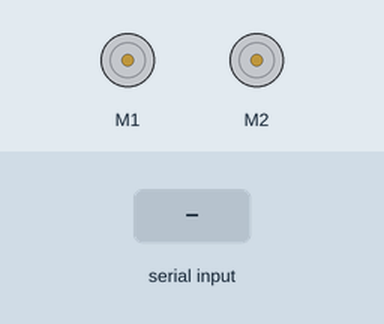
Simulated run of this sketch. Board: Arduino Uno, built with avr-gcc and run on an emulated ATmega328P. Parts: 2 × DC motor (green arrow = forward, orange = backward, longer = faster). The test bench sets the inputs (shaded band). What the sketch prints to the serial monitor is not drawn.

Above: at 5.2 s.
5.3 s: "P90\n" received over the second serial link
At 6.5 s:
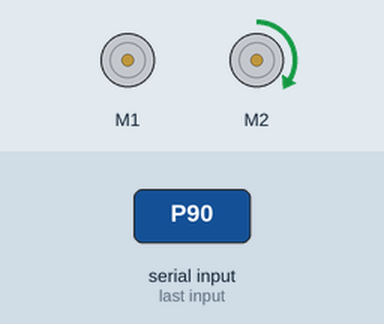
6.8 s: "P,45\n" received over the second serial link
At 7.7 s:
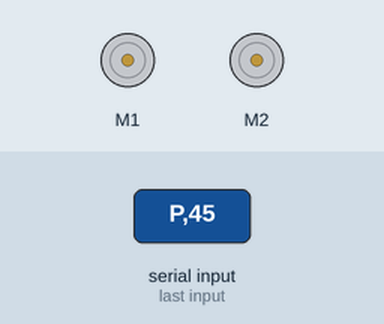
Timing chart, 0 to 9.8 s (numbered marks = the images above; inputs shaded):
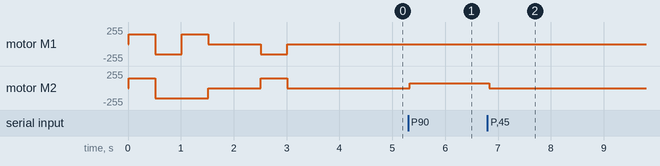

The sketch:

BT_TILT5_movil_apaisado.ino
```cpp
//Movil en apaisado... ROLL y PICTH se intercambian así...
//Adelante-> ROLL > 10º
//Atrás  --> ROLL <-10º

//Giro Derecha Adelante --> Pitch <-20º
//Giro Izquierda Adelante --> Pitch >20º


//PROYECTO ESCOLAR
//Título: Coche_Robot_controlado_por_sensor_orientacion_del_movil
//Versión 3.0
//Fecha 03/nov/2019
//Autor: Javier S. Leyva https://www.educa2.madrid.org/web/jsanzleyva/2


//----------------------- A G R A D E C I M I E N T O S ---------------------------------------------------------------

//Gracias a Eduard M. por su tutorial de cómo usar el sensor de orientación de un móvil android
//con App inventor
//https://appinventor.pevest.com/2014/10/29/sensors-using-the-orientation-sensor/

//Gracias a Eduardo Vega por su vídeo tutorial y su web sobre cómo enviar datos desde el móvil android
//a una placa arduino vía BlueTooth
//https://www.youtube.com/watch?v=OO7vKKuJ9a0
//http://arduparatodos.blogspot.com/2017/06/modulo-bluetooth-hc-06-con-arduino-y.html
//-----------------------------------------------------------------------------------------------------


//-------------L I B R E R I A S ----------------------------------------------------------------------
#include <AFMotor.h> //incliumos la librería para manejar los motores

    AF_DCMotor motorIz(1); // crea motorIz para controlar el motor conectado a #1
    AF_DCMotor motorDer(2); // crea motorDer para controlar el motor conectado a #2

#include <SoftwareSerial.h> //inlcuimos la librería para usar otros pines como
//puertos serie diferentes de D0 y D1
//definimos los puertos serie para conexión BT entre arduino y el móvil, A0->RX(arduino) y A1->TX(arduino)
SoftwareSerial BT1(A0,A1);
// RX, TX recordar que se conectan cruzados: HC-06_RX->A1 y HC-06_Tx->A0


//------------------------------- V A R I A B L E S -------------------------------------------------------------
//El movil envía a arduino una cadena de texto con los datos de su orientación en este formato: PXXRYY
//P y R son letras que se usan para indicar valor de Pitch y de Roll
//XX es el valor de orientación delante-atrás del móvil (PITCH),
//e YY es su orientación lateral (ROLL), ambos varían en el rango [-90, +90]

//Variables Globales (definidas fuera de las funciones)
char dato_p; //un solo byte (un caracter ASCII) almacena el primer carácter ("P") proveniente del móvil via BT,
String datos; //variable que almacena cada valor posterior a la "P" que llega del móvil en una cadena de texto tipo XXRYY
int pitch;// variable que almacena la inclinacion del morro
int roll;// variable que almacena la inclinacion lateral
int MAX = 75 ; //máxima veloc de una rueda, nunca superior a 255
int offset = MAX*0.2; //corrección veloc que se resta a la rueda derecha ya que el motor izqu es más lento

void setup() {

  Serial.begin(9600); //iniciamos el monitor serie de arduino
  BT1.begin(9600); //iniciamos el puerto serie para el Blue Tooth
  test_cocherobot(); //probamos los dos motores del coche
} // fin del setup()
void loop(){

  if (BT1.available())  //Si el puerto serie (Bluetooth) está disponible
  {
    dato_p = BT1.read();  //Lee el primer caracter (un byte) entrante via Bluetooth y lo asigna a la variable "dato_p"
    if (dato_p == 'P')   //si ha llegado a arduino desde el movil el primer caracter ("P") de la cadena tipo: PXXRYY
       {
       BT_recibir_datos();//funcion que toma el resto de la cadena -69R58  y separa los datos en pitch=XX y roll=YY
       }
    Serial.println(pitch); //imprime en el puerto serie el valor numerico de PITCH
    Serial.println(roll); // lo mismo pero para el ROLL

//.............................M O V I M I E N T O S del coche robot.....................................................................

//ROLL --> inclinacion del movil apaisado adelante/atrás, rango [90,-90]
//PITCH -->inclinación del móvil apaisado derecha/izqu.,  rango [-90,+90]

//Detenido --> ROLL +-10º, Pitch +-20º
//Adelante-> ROLL >10º, , pitch +-20º
//Atrás --> ROLL < -10º, pitch +-20º
//Giro Derecha Adelante --> Pitch <-45º, roll>20
//Giro Izquierda Adelante --> Pitch >45º, roll>20
//Giro Derecha atrás--> Pitch <-45, roll <-20
//Giro Izqu Atrás-----> Pitch  >45, roll <-20


 //Adelante: morro móvil inclinado hacia arriba >10º
 if (roll >10 && pitch >-20 && pitch <20 ){
   int veloc = map (roll, 10, 90, 15,MAX);
   motorIz.setSpeed(veloc);
   motorDer.setSpeed(veloc-offset);
   motorIz.run(FORWARD);
   motorDer.run(FORWARD);
    }
 //Atrás: morro móvil hacia inclinado hacia abajo >10º
 if (roll <-10 && pitch >-20 && pitch <20 ){
   int veloc = map (roll, -10,-90, 15, MAX);
   motorIz.setSpeed(veloc);
   motorDer.setSpeed(veloc-offset);
   motorIz.run(BACKWARD);
   motorDer.run(BACKWARD);
    }
 //Detenido: móvil en posicion horizontal +- 10º
 if (pitch >-20 && pitch <20 && roll >-10 && roll <10 ){
    motorIz.run(RELEASE);
    motorDer.run(RELEASE);
    }

//Giro Derecha Adelante: móvil inclinado hacia la derecha >20º
if (pitch <-45 && roll >20 ){;

   int veloc_p = map (pitch, -45,-90, 0,MAX); // rango veloc 0-255
   int veloc_rueda_lenta = (MAX-veloc_p);
   int veloc_rueda_rapida = MAX;
   motorDer.setSpeed(veloc_rueda_lenta );
   motorIz.setSpeed(veloc_rueda_rapida);
   motorIz.run(FORWARD);
   motorDer.run(FORWARD);
    }
//Giro Izq Adelante: móvil inclinado hacia izquierda >20º
if (pitch >45 && roll >20 ){;
   int veloc_p = map (pitch, 45,90, 0,MAX); // rango veloc 0-255
   int veloc_rueda_lenta = (MAX-veloc_p);
   int veloc_rueda_rapida = MAX;
   motorIz.setSpeed(veloc_rueda_lenta );
   motorDer.setSpeed(veloc_rueda_rapida);
   motorIz.run(FORWARD);
   motorDer.run(FORWARD);
    }

//Giro Der  Atrás: móvil inclinado hacia la der y hacia atrás
if (pitch <-45 && roll <-20){;

   int veloc_p = map (pitch, -45,-90, 0,MAX); // rango veloc 0-255
   motorIz.setSpeed(veloc_p );
   motorDer.setSpeed(veloc_p);
   motorIz.run(FORWARD);
   motorDer.run(BACKWARD);
    }
//Giro Iz  Atrás: móvil inclinado hacia la Izq  y hacia atrás
if (pitch >45 && roll <-20 ){;

   int veloc_p = map (pitch, 45,90, 0,MAX); // rango veloc 0-255
   motorIz.setSpeed(veloc_p );
   motorDer.setSpeed(veloc_p);
   motorDer.run(FORWARD);
   motorIz.run(BACKWARD);
    }


//Fin de movimientos del coche robot ............................................................................

}//end of BT1.available


}//end of loop()

void BT_recibir_datos (){
  delay(30);
  while (BT1.available())
  {
    char c = BT1.read();   //Lee un byte entrante y lo almacena en una variable tipo char
    datos += c;    //Crea una cadena tipo String con los datos (bytes) entrantes
    }// end while

  if (datos.length() > 0) //Se verifica que la cadena tipo String tenga un largo mayor a cero
    {
      //la variable pitch almacena el número entero del PITCH
      //, este valor es el número que hay en la cadena datos antes de la R, (i.e:  -58R25 -> -58)
      pitch = datos.toInt();
      //Ahora nos preocupamos de obtenes el valor de ROLL, el número que hay después de R
      int indice_R = datos.indexOf('R');//encuentra la posicion de "R" en la cadena
      String roll_str = datos.substring(indice_R+1); // almacena la subcadena después de "R"
      roll = roll_str.toInt();//variable que almacena el valor roll como número entero

      datos = ""; //vaciamos la cadena, para poder empezar la siguiente lectura de datos provenientes del móvil
      }//end if (length >0)
}// end function BT_envio_datos


void test_cocherobot(){
  //esta función chequea que funcionan correctamente ambos motores
  BT1.println("Motor test!");

  motorIz.setSpeed(150);      // define la veloc en el rango 0-255
  motorDer.setSpeed(150);     //

  Serial.print("tick FORWARD ");
  motorIz.run(FORWARD);      // motor IZQ gira hacia adelante
  motorDer.run(FORWARD);      // motor DER gira hacia adelante
  delay(500);

  Serial.print("tock BACKWARD ");
  motorIz.run(BACKWARD);     // motor IZQ gira hacia atrás
  motorDer.run(BACKWARD);     // motor DER gira hacia atrás
  delay(500);

  Serial.print("tack GIRO DERECHA ");
  motorIz.run(FORWARD);
  motorDer.run(BACKWARD);
  delay(500);

  Serial.println("tuck RELEASE");
  motorIz.run(RELEASE);      // motor IZQ PARA
  motorDer.run(RELEASE);      // motor DER PARA
  delay(1000);
  Serial.print("tack GIRO IZQUIERDA ");
  motorDer.run(FORWARD);
  motorIz.run(BACKWARD);
  delay(500);

  Serial.println("tuck RELEASE");
  motorIz.run(RELEASE);      // motor IZQ PARA
  motorDer.run(RELEASE);      // motor DER PARA
  delay(1000);
  } //end de test_cocherobot()
```

Measured:
- after the input at 5.3 s, motor M2: stopped → forward 75/255 at once
- after the input at 6.8 s, motor M2: forward 75/255 → stopped at once
